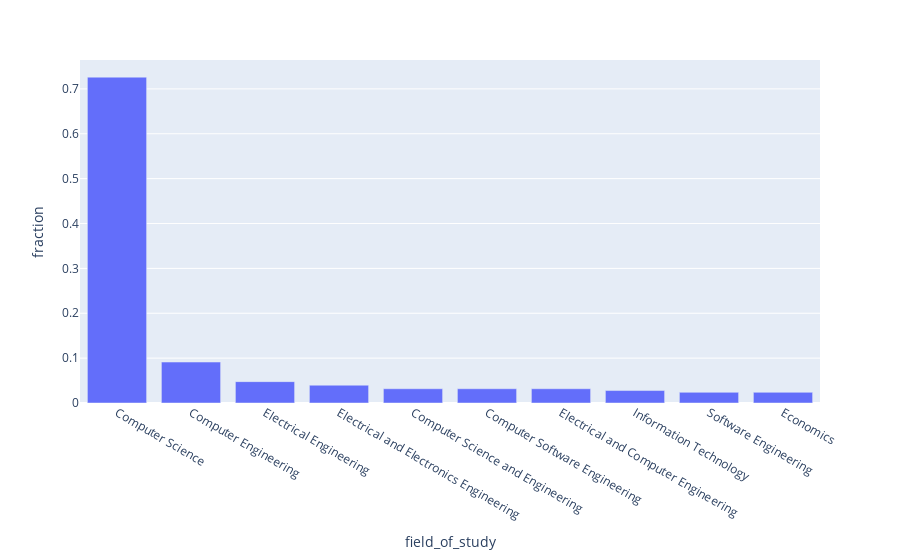

The notebook cell saved with this chart:
### Markdown cell above
# 1. What are the most common degrees?

### Code cell
most_common_degrees = (degrees.groupby('field_of_study').size().apply(lambda x: x / len(degrees['id'].unique()))
                        .sort_values(ascending=False)[:10].reset_index().rename(columns={0: 'fraction'}))
px.bar(most_common_degrees, x='field_of_study', y='fraction')

### Figure 1 — Plotly figure (JSON) as saved in the notebook; plotly's stock layout.template omitted (floating-point values rounded to 4 significant figures)
{"data": [{"alignmentgroup": "True", "hovertemplate": "field_of_study=%{x}<br>fraction=%{y}<extra></extra>", "legendgroup": "", "marker": {"color": "#636efa"}, "name": "", "offsetgroup": "", "orientation": "v", "showlegend": false, "textposition": "auto", "type": "bar", "x": ["Computer Science", "Computer Engineering", "Electrical Engineering", "Electrical and Electronics Engineering", "Computer Science and Engineering", "Computer Software Engineering", "Electrical and Computer Engineering", "Information Technology", "Software Engineering", "Economics"], "xaxis": "x", "y": [0.7262, 0.09127, 0.04762, 0.03968, 0.03175, 0.03175, 0.03175, 0.02778, 0.02381, 0.02381], "yaxis": "y"}], "layout": {"barmode": "relative", "legend": {"tracegroupgap": 0}, "margin": {"t": 60}, "xaxis": {"anchor": "y", "domain": [0, 1], "title": {"text": "field_of_study"}}, "yaxis": {"anchor": "x", "domain": [0, 1], "title": {"text": "fraction"}}}}
